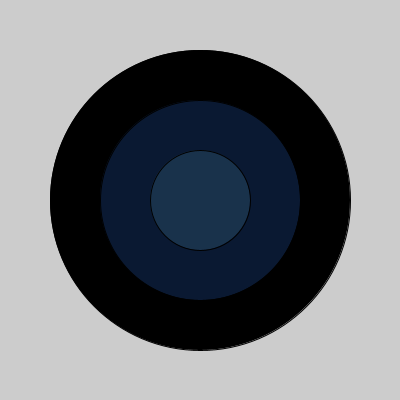
Frame 1 (no input)
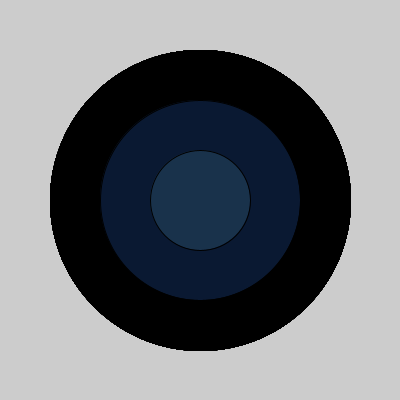
Frame 60 (the mouse pressed at the canvas centre just before this capture)
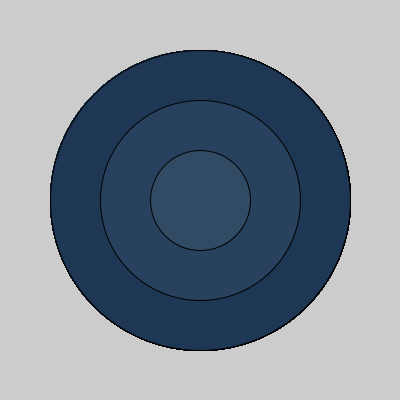
Frame 120 (the mouse held since frame 60 and released just before this capture)

The Processing sketch that drew these frames (run headless with seeded random() and noise(); from frame 60 on, the mouse is pressed at the canvas centre):

// Processing sketch: processing_32637
// ── processing_32637.pde

void setup(){
   size(400,400);
}

void draw(){
  int r = 0;
  int g = 0;
  int b = 0;
  if(mouseX < 100 && mouseY < 100){
    fill(r, g, b);
    ellipse(200, 200, 300, 300);
    fill(r + 10, g + 25, b + 50);
    ellipse(200, 200, 200, 200);
    fill(r + 25, g + 50, b + 75);
    ellipse(200, 200, 100, 100);
  } else if  (mouseX < 200 && mouseY < 200) {
    fill(r + 25, g + 30, b + 45);
    ellipse(200, 200, 300, 300);
    fill(r + 35, g + 40, b + 55);
    ellipse(200, 200, 200, 200);
    fill(r + 45, g + 50, b + 65);
    ellipse(200, 200, 100, 100);
  } else if  (mouseX < 300 && mouseY < 300) {
    fill(r + 30, g + 55, b + 85);
    ellipse(200, 200, 300, 300);
    fill(r + 40, g + 65, b + 95);
    ellipse(200, 200, 200, 200);
    fill(r + 50, g + 75, b + 100);
    ellipse(200, 200, 100, 100);
  } else if  (mouseX < 400 && mouseY < 400) {
    fill(r + 50, g + 75, b + 105);
    ellipse(200, 200, 300, 300);
    fill(r + 60, g + 85, b + 115);
    ellipse(200, 200, 200, 200);
    fill(r + 70, g + 95, b + 125);
    ellipse(200, 200, 100, 100);
  }
}
